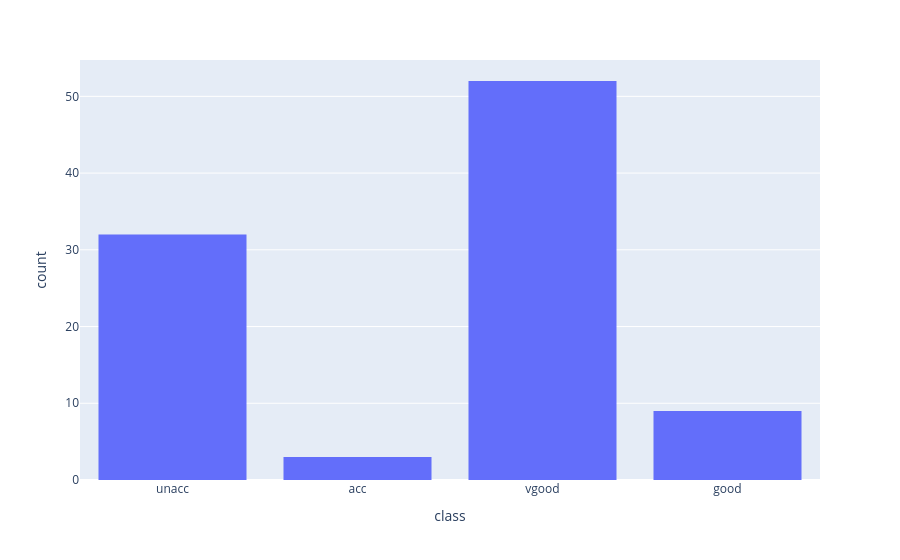

Here is the notebook cell this chart was saved with:
### Code cell
my_choise = cars[
                ((cars["buying"] == "low") | (cars["buying"] == "med")) & 
                ((cars["maint"] == "low") | (cars["maint"] == "med")) & 
                ((cars["lug_boot"] == "med") | (cars["lug_boot"] == "big")) &
                (cars["safety"] == "high")
]

print("Ilość przefiltrowanych samochodów: ", len(my_choise))
px.histogram(my_choise, x="class")

### Figure 1 — Plotly figure (JSON) as saved in the notebook; plotly's stock layout.template omitted (floating-point values rounded to 4 significant figures)
{"data": [{"bingroup": "x", "hovertemplate": "class=%{x}<br>count=%{y}<extra></extra>", "legendgroup": "", "marker": {"color": "#636efa", "pattern": {"shape": ""}}, "name": "", "orientation": "v", "showlegend": false, "type": "histogram", "x": ["unacc", "unacc", "acc", "vgood", "acc", "vgood", "unacc", "unacc", "acc", "vgood", "vgood", "vgood", "unacc", "unacc", "vgood", "vgood", "vgood", "vgood", "unacc", "unacc", "vgood", "vgood", "vgood", "vgood", "unacc", "unacc", "good", "vgood", "good", "vgood", "unacc", "unacc", "good", "vgood", "vgood", "vgood", "unacc", "unacc", "vgood", "vgood", "vgood", "vgood", "unacc", "unacc", "vgood", "vgood", "vgood", "vgood", "unacc", "unacc", "good", "vgood", "good", "vgood", "unacc", "unacc", "good", "vgood", "vgood", "vgood", "unacc", "unacc", "vgood", "vgood", "vgood", "vgood", "unacc", "unacc", "vgood", "vgood", "vgood", "vgood", "unacc", "unacc", "good", "vgood", "good", "vgood", "unacc", "unacc", "good", "vgood", "vgood", "vgood", "unacc", "unacc", "vgood", "vgood", "vgood", "vgood", "unacc", "unacc", "vgood", "vgood", "vgood", "vgood"], "xaxis": "x", "yaxis": "y"}], "layout": {"barmode": "relative", "legend": {"tracegroupgap": 0}, "margin": {"t": 60}, "xaxis": {"anchor": "y", "domain": [0, 1], "title": {"text": "class"}}, "yaxis": {"anchor": "x", "domain": [0, 1], "title": {"text": "count"}}}}
